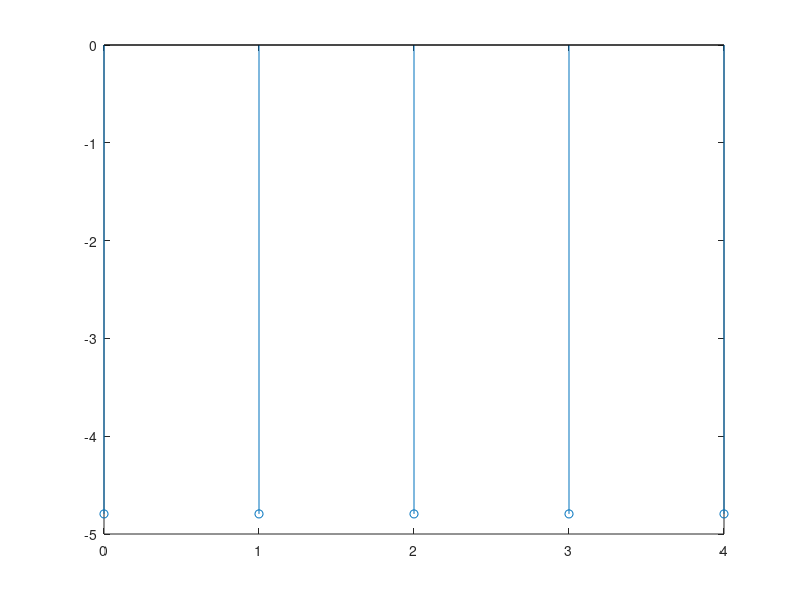

MATLAB code for this plot:
clc;
clear all;
close all;
ampl = input('Enter sin Wave amplitude :');
freq  = input('Enter sin Wave Frequency(Hz) :');
phase  = input('Enter sin Wave Phase in radian(ex: pi/2 ):');
sam_freq = input('Enter sin Wave Sampling frequency(samples par sec) :');
length_of_secquence = input('Enter sin Wave length of the sequence :');
f = freq/sam_freq;
n = 0:1:length_of_secquence-1;
y_n = ampl*sin(2*pi*f*n+phase);
% x = phase:2*pi*sam_freq:phase+2*pi*sam_freq*length_of_secquence;
% y = ampl*sin(x);

figure(1);
stem(n,y_n);